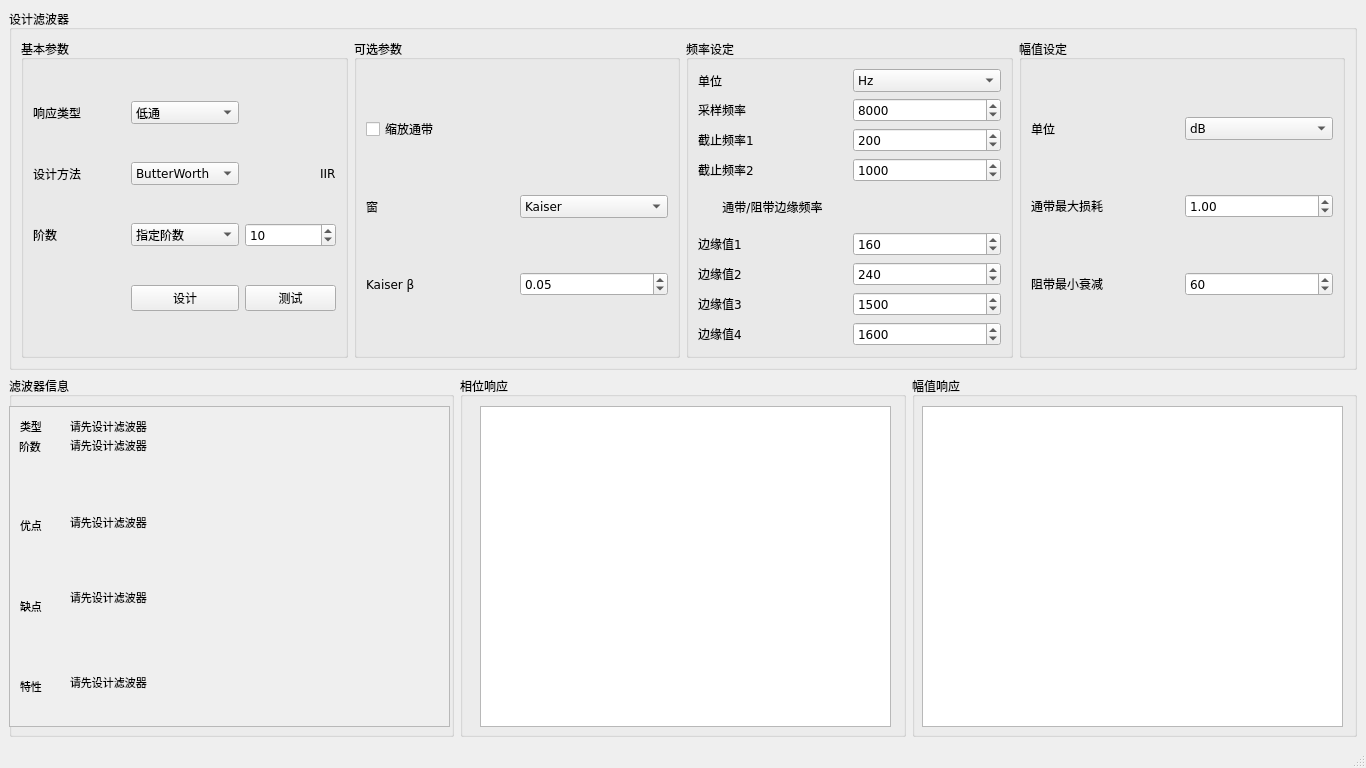
<?xml version="1.0" encoding="UTF-8"?>
<ui version="4.0">
 <class>mainWindow</class>
 <widget class="QMainWindow" name="mainWindow">
  <property name="geometry">
   <rect>
    <x>0</x>
    <y>0</y>
    <width>1366</width>
    <height>768</height>
   </rect>
  </property>
  <property name="sizePolicy">
   <sizepolicy hsizetype="Preferred" vsizetype="Preferred">
    <horstretch>0</horstretch>
    <verstretch>0</verstretch>
   </sizepolicy>
  </property>
  <property name="font">
   <font>
    <family>DejaVu Sans</family>
    <weight>50</weight>
    <bold>false</bold>
   </font>
  </property>
  <property name="windowTitle">
   <string>滤波器设计器</string>
  </property>
  <property name="autoFillBackground">
   <bool>false</bool>
  </property>
  <widget class="QWidget" name="centralwidget">
   <layout class="QGridLayout" name="gridLayout_2">
    <item row="1" column="1">
     <widget class="QGroupBox" name="groupBox_2">
      <property name="title">
       <string>相位响应</string>
      </property>
      <widget class="PlotWidget" name="phaseResponse">
       <property name="geometry">
        <rect>
         <x>20</x>
         <y>30</y>
         <width>411</width>
         <height>321</height>
        </rect>
       </property>
      </widget>
     </widget>
    </item>
    <item row="1" column="2">
     <widget class="QGroupBox" name="ana">
      <property name="title">
       <string>幅值响应</string>
      </property>
      <widget class="QLabel" name="label_27">
       <property name="geometry">
        <rect>
         <x>511</x>
         <y>33</y>
         <width>16</width>
         <height>18</height>
        </rect>
       </property>
       <property name="text">
        <string/>
       </property>
      </widget>
      <widget class="Line" name="line">
       <property name="geometry">
        <rect>
         <x>1017</x>
         <y>21</y>
         <width>16</width>
         <height>309</height>
        </rect>
       </property>
       <property name="orientation">
        <enum>Qt::Vertical</enum>
       </property>
      </widget>
      <widget class="PlotWidget" name="amplitudeResponse">
       <property name="geometry">
        <rect>
         <x>10</x>
         <y>30</y>
         <width>421</width>
         <height>321</height>
        </rect>
       </property>
      </widget>
     </widget>
    </item>
    <item row="0" column="0" colspan="3">
     <widget class="QGroupBox" name="design">
      <property name="font">
       <font>
        <family>DejaVu Sans</family>
        <weight>50</weight>
        <bold>false</bold>
       </font>
      </property>
      <property name="title">
       <string>设计滤波器</string>
      </property>
      <layout class="QGridLayout" name="gridLayout">
       <item row="0" column="1">
        <widget class="QGroupBox" name="optionalSet">
         <property name="title">
          <string>可选参数</string>
         </property>
         <layout class="QGridLayout" name="gridLayout_4">
          <item row="1" column="1">
           <widget class="QComboBox" name="windowTypeInput">
            <item>
             <property name="text">
              <string>Kaiser</string>
             </property>
            </item>
            <item>
             <property name="text">
              <string>矩形窗</string>
             </property>
            </item>
            <item>
             <property name="text">
              <string>Hann</string>
             </property>
            </item>
            <item>
             <property name="text">
              <string>Hamming</string>
             </property>
            </item>
            <item>
             <property name="text">
              <string>Blackman</string>
             </property>
            </item>
           </widget>
          </item>
          <item row="1" column="0">
           <widget class="QLabel" name="windowTypeLabel">
            <property name="text">
             <string>窗</string>
            </property>
            <property name="buddy">
             <cstring>windowTypeInput</cstring>
            </property>
           </widget>
          </item>
          <item row="2" column="1">
           <widget class="QDoubleSpinBox" name="betaInput">
            <property name="maximum">
             <double>1.000000000000000</double>
            </property>
            <property name="value">
             <double>0.050000000000000</double>
            </property>
           </widget>
          </item>
          <item row="2" column="0">
           <widget class="QLabel" name="betaLabel">
            <property name="text">
             <string>Kaiser β</string>
            </property>
            <property name="buddy">
             <cstring>betaInput</cstring>
            </property>
           </widget>
          </item>
          <item row="0" column="0" colspan="2">
           <widget class="QCheckBox" name="scaleInput">
            <property name="text">
             <string>缩放通带</string>
            </property>
           </widget>
          </item>
         </layout>
        </widget>
       </item>
       <item row="0" column="2">
        <widget class="QGroupBox" name="fSet">
         <property name="title">
          <string>频率设定</string>
         </property>
         <layout class="QGridLayout" name="gridLayout_5">
          <item row="8" column="0">
           <widget class="QLabel" name="fe3Label">
            <property name="text">
             <string>边缘值3</string>
            </property>
            <property name="buddy">
             <cstring>fe3Input</cstring>
            </property>
           </widget>
          </item>
          <item row="1" column="0">
           <widget class="QLabel" name="fsLabel">
            <property name="text">
             <string>采样频率</string>
            </property>
            <property name="buddy">
             <cstring>fsInput</cstring>
            </property>
           </widget>
          </item>
          <item row="9" column="1">
           <widget class="QSpinBox" name="fe4Input">
            <property name="maximum">
             <number>4000</number>
            </property>
            <property name="value">
             <number>1600</number>
            </property>
           </widget>
          </item>
          <item row="6" column="1">
           <widget class="QSpinBox" name="fe1Input">
            <property name="maximum">
             <number>4000</number>
            </property>
            <property name="value">
             <number>160</number>
            </property>
           </widget>
          </item>
          <item row="8" column="1">
           <widget class="QSpinBox" name="fe3Input">
            <property name="maximum">
             <number>4000</number>
            </property>
            <property name="value">
             <number>1500</number>
            </property>
           </widget>
          </item>
          <item row="3" column="0">
           <widget class="QLabel" name="fc2Label">
            <property name="text">
             <string>截止频率2</string>
            </property>
            <property name="buddy">
             <cstring>fc2Input</cstring>
            </property>
           </widget>
          </item>
          <item row="2" column="0">
           <widget class="QLabel" name="fc1Label">
            <property name="text">
             <string>截止频率1</string>
            </property>
            <property name="buddy">
             <cstring>fc1Input</cstring>
            </property>
           </widget>
          </item>
          <item row="3" column="1">
           <widget class="QSpinBox" name="fc2Input">
            <property name="maximum">
             <number>4000</number>
            </property>
            <property name="value">
             <number>1000</number>
            </property>
           </widget>
          </item>
          <item row="9" column="0">
           <widget class="QLabel" name="fe4Label">
            <property name="text">
             <string>边缘值4</string>
            </property>
            <property name="buddy">
             <cstring>fe4Input</cstring>
            </property>
           </widget>
          </item>
          <item row="6" column="0">
           <widget class="QLabel" name="fe1Label">
            <property name="text">
             <string>边缘值1</string>
            </property>
            <property name="buddy">
             <cstring>fe1Input</cstring>
            </property>
           </widget>
          </item>
          <item row="7" column="0">
           <widget class="QLabel" name="fe2Label">
            <property name="text">
             <string>边缘值2</string>
            </property>
            <property name="buddy">
             <cstring>fe2Input</cstring>
            </property>
           </widget>
          </item>
          <item row="1" column="1">
           <widget class="QSpinBox" name="fsInput">
            <property name="maximum">
             <number>100000</number>
            </property>
            <property name="value">
             <number>8000</number>
            </property>
           </widget>
          </item>
          <item row="0" column="0">
           <widget class="QLabel" name="labelForFUnit">
            <property name="text">
             <string>单位</string>
            </property>
            <property name="buddy">
             <cstring>fUnitSelect</cstring>
            </property>
           </widget>
          </item>
          <item row="0" column="1">
           <widget class="QComboBox" name="fUnitSelect">
            <item>
             <property name="text">
              <string>Hz</string>
             </property>
            </item>
           </widget>
          </item>
          <item row="7" column="1">
           <widget class="QSpinBox" name="fe2Input">
            <property name="maximum">
             <number>4000</number>
            </property>
            <property name="value">
             <number>240</number>
            </property>
           </widget>
          </item>
          <item row="2" column="1">
           <widget class="QSpinBox" name="fc1Input">
            <property name="maximum">
             <number>4000</number>
            </property>
            <property name="value">
             <number>200</number>
            </property>
           </widget>
          </item>
          <item row="5" column="0">
           <widget class="QLabel" name="feLabel">
            <property name="text">
             <string>通带/阻带边缘频率</string>
            </property>
            <property name="alignment">
             <set>Qt::AlignCenter</set>
            </property>
           </widget>
          </item>
         </layout>
        </widget>
       </item>
       <item row="0" column="3">
        <widget class="QGroupBox" name="aSet">
         <property name="enabled">
          <bool>true</bool>
         </property>
         <property name="title">
          <string>幅值设定</string>
         </property>
         <layout class="QGridLayout" name="gridLayout_6">
          <item row="2" column="0">
           <widget class="QLabel" name="rpLabel">
            <property name="text">
             <string>通带最大损耗</string>
            </property>
           </widget>
          </item>
          <item row="0" column="1">
           <widget class="QComboBox" name="aUnitSelect">
            <item>
             <property name="text">
              <string>dB</string>
             </property>
            </item>
           </widget>
          </item>
          <item row="3" column="1">
           <widget class="QSpinBox" name="rsInput">
            <property name="minimum">
             <number>0</number>
            </property>
            <property name="maximum">
             <number>100</number>
            </property>
            <property name="value">
             <number>60</number>
            </property>
           </widget>
          </item>
          <item row="0" column="0">
           <widget class="QLabel" name="labelForAUnit">
            <property name="text">
             <string>单位</string>
            </property>
            <property name="buddy">
             <cstring>aUnitSelect</cstring>
            </property>
           </widget>
          </item>
          <item row="3" column="0">
           <widget class="QLabel" name="rsLabel">
            <property name="text">
             <string>阻带最小衰减</string>
            </property>
            <property name="buddy">
             <cstring>rsInput</cstring>
            </property>
           </widget>
          </item>
          <item row="2" column="1">
           <widget class="QDoubleSpinBox" name="rpInput">
            <property name="value">
             <double>1.000000000000000</double>
            </property>
           </widget>
          </item>
         </layout>
        </widget>
       </item>
       <item row="0" column="0">
        <widget class="QGroupBox" name="groupBox">
         <property name="title">
          <string>基本参数</string>
         </property>
         <layout class="QGridLayout" name="gridLayout_3">
          <item row="2" column="2">
           <widget class="QLabel" name="orderTypeLabel">
            <property name="text">
             <string>阶数</string>
            </property>
           </widget>
          </item>
          <item row="2" column="4">
           <widget class="QComboBox" name="orderTypeInput">
            <item>
             <property name="text">
              <string>指定阶数</string>
             </property>
            </item>
            <item>
             <property name="text">
              <string>最小阶数</string>
             </property>
            </item>
           </widget>
          </item>
          <item row="0" column="2">
           <widget class="QLabel" name="responseTypeLabel">
            <property name="text">
             <string>响应类型</string>
            </property>
           </widget>
          </item>
          <item row="1" column="4">
           <widget class="QComboBox" name="designMethodInput">
            <item>
             <property name="text">
              <string>ButterWorth</string>
             </property>
            </item>
            <item>
             <property name="text">
              <string>Chebyshev I </string>
             </property>
            </item>
            <item>
             <property name="text">
              <string>Chebyshev II </string>
             </property>
            </item>
            <item>
             <property name="text">
              <string>Cauer/elliptic</string>
             </property>
            </item>
            <item>
             <property name="text">
              <string>Window</string>
             </property>
            </item>
           </widget>
          </item>
          <item row="2" column="5">
           <widget class="QSpinBox" name="orderInput">
            <property name="maximum">
             <number>999</number>
            </property>
            <property name="value">
             <number>10</number>
            </property>
           </widget>
          </item>
          <item row="1" column="5" alignment="Qt::AlignRight">
           <widget class="QLabel" name="impulseResponseTypeLabel">
            <property name="text">
             <string>IIR</string>
            </property>
           </widget>
          </item>
          <item row="1" column="2">
           <widget class="QLabel" name="designMethodLabel">
            <property name="text">
             <string>设计方法</string>
            </property>
           </widget>
          </item>
          <item row="0" column="4">
           <widget class="QComboBox" name="responseTypeInput">
            <item>
             <property name="text">
              <string>低通</string>
             </property>
            </item>
            <item>
             <property name="text">
              <string>高通</string>
             </property>
            </item>
            <item>
             <property name="text">
              <string>带通</string>
             </property>
            </item>
            <item>
             <property name="text">
              <string>带阻</string>
             </property>
            </item>
           </widget>
          </item>
          <item row="3" column="4">
           <widget class="QPushButton" name="doDesign">
            <property name="text">
             <string>设计</string>
            </property>
           </widget>
          </item>
          <item row="3" column="5">
           <widget class="QPushButton" name="doTest">
            <property name="text">
             <string>测试</string>
            </property>
           </widget>
          </item>
         </layout>
        </widget>
       </item>
      </layout>
     </widget>
    </item>
    <item row="1" column="0">
     <widget class="QGroupBox" name="info">
      <property name="title">
       <string>滤波器信息</string>
      </property>
      <property name="flat">
       <bool>false</bool>
      </property>
      <property name="checkable">
       <bool>false</bool>
      </property>
      <widget class="QScrollArea" name="scrollArea">
       <property name="geometry">
        <rect>
         <x>0</x>
         <y>30</y>
         <width>441</width>
         <height>321</height>
        </rect>
       </property>
       <property name="sizePolicy">
        <sizepolicy hsizetype="Expanding" vsizetype="Expanding">
         <horstretch>0</horstretch>
         <verstretch>0</verstretch>
        </sizepolicy>
       </property>
       <property name="font">
        <font>
         <family>DejaVu Sans</family>
         <pointsize>8</pointsize>
         <weight>50</weight>
         <bold>false</bold>
        </font>
       </property>
       <property name="widgetResizable">
        <bool>true</bool>
       </property>
       <widget class="QWidget" name="scrollAreaWidgetContents">
        <property name="geometry">
         <rect>
          <x>0</x>
          <y>0</y>
          <width>439</width>
          <height>319</height>
         </rect>
        </property>
        <widget class="QLabel" name="orderResultLabel">
         <property name="geometry">
          <rect>
           <x>60</x>
           <y>30</y>
           <width>381</width>
           <height>16</height>
          </rect>
         </property>
         <property name="text">
          <string>请先设计滤波器</string>
         </property>
        </widget>
        <widget class="QLabel" name="label_3">
         <property name="geometry">
          <rect>
           <x>9</x>
           <y>30</y>
           <width>51</width>
           <height>18</height>
          </rect>
         </property>
         <property name="sizePolicy">
          <sizepolicy hsizetype="Preferred" vsizetype="Preferred">
           <horstretch>0</horstretch>
           <verstretch>0</verstretch>
          </sizepolicy>
         </property>
         <property name="font">
          <font>
           <family>DejaVu Sans</family>
           <pointsize>8</pointsize>
           <weight>50</weight>
           <bold>false</bold>
          </font>
         </property>
         <property name="text">
          <string>阶数</string>
         </property>
        </widget>
        <widget class="QLabel" name="label">
         <property name="geometry">
          <rect>
           <x>10</x>
           <y>110</y>
           <width>31</width>
           <height>17</height>
          </rect>
         </property>
         <property name="font">
          <font>
           <family>DejaVu Sans</family>
           <pointsize>8</pointsize>
           <weight>50</weight>
           <bold>false</bold>
          </font>
         </property>
         <property name="text">
          <string>优点</string>
         </property>
        </widget>
        <widget class="QLabel" name="goodLabel">
         <property name="geometry">
          <rect>
           <x>60</x>
           <y>80</y>
           <width>331</width>
           <height>71</height>
          </rect>
         </property>
         <property name="sizePolicy">
          <sizepolicy hsizetype="Preferred" vsizetype="Expanding">
           <horstretch>0</horstretch>
           <verstretch>0</verstretch>
          </sizepolicy>
         </property>
         <property name="text">
          <string>请先设计滤波器</string>
         </property>
         <property name="textFormat">
          <enum>Qt::AutoText</enum>
         </property>
         <property name="wordWrap">
          <bool>true</bool>
         </property>
        </widget>
        <widget class="QLabel" name="label_4">
         <property name="geometry">
          <rect>
           <x>10</x>
           <y>190</y>
           <width>24</width>
           <height>18</height>
          </rect>
         </property>
         <property name="text">
          <string>缺点</string>
         </property>
        </widget>
        <widget class="QLabel" name="label_2">
         <property name="geometry">
          <rect>
           <x>10</x>
           <y>270</y>
           <width>24</width>
           <height>18</height>
          </rect>
         </property>
         <property name="text">
          <string>特性</string>
         </property>
        </widget>
        <widget class="QLabel" name="badLabel">
         <property name="geometry">
          <rect>
           <x>60</x>
           <y>150</y>
           <width>341</width>
           <height>81</height>
          </rect>
         </property>
         <property name="sizePolicy">
          <sizepolicy hsizetype="Preferred" vsizetype="Expanding">
           <horstretch>0</horstretch>
           <verstretch>0</verstretch>
          </sizepolicy>
         </property>
         <property name="text">
          <string>请先设计滤波器</string>
         </property>
         <property name="wordWrap">
          <bool>true</bool>
         </property>
        </widget>
        <widget class="QLabel" name="featureLabel">
         <property name="geometry">
          <rect>
           <x>60</x>
           <y>240</y>
           <width>351</width>
           <height>71</height>
          </rect>
         </property>
         <property name="sizePolicy">
          <sizepolicy hsizetype="Expanding" vsizetype="Expanding">
           <horstretch>0</horstretch>
           <verstretch>0</verstretch>
          </sizepolicy>
         </property>
         <property name="text">
          <string>请先设计滤波器</string>
         </property>
         <property name="wordWrap">
          <bool>true</bool>
         </property>
        </widget>
        <widget class="QLabel" name="label_5">
         <property name="geometry">
          <rect>
           <x>10</x>
           <y>10</y>
           <width>41</width>
           <height>18</height>
          </rect>
         </property>
         <property name="text">
          <string>类型</string>
         </property>
        </widget>
        <widget class="QLabel" name="nameLabel">
         <property name="geometry">
          <rect>
           <x>60</x>
           <y>10</y>
           <width>371</width>
           <height>18</height>
          </rect>
         </property>
         <property name="text">
          <string>请先设计滤波器</string>
         </property>
        </widget>
       </widget>
      </widget>
     </widget>
    </item>
   </layout>
  </widget>
  <widget class="QStatusBar" name="statusbar"/>
 </widget>
 <customwidgets>
  <customwidget>
   <class>PlotWidget</class>
   <extends>QGraphicsView</extends>
   <header>pyqtgraph</header>
  </customwidget>
 </customwidgets>
 <resources/>
 <connections/>
</ui>
